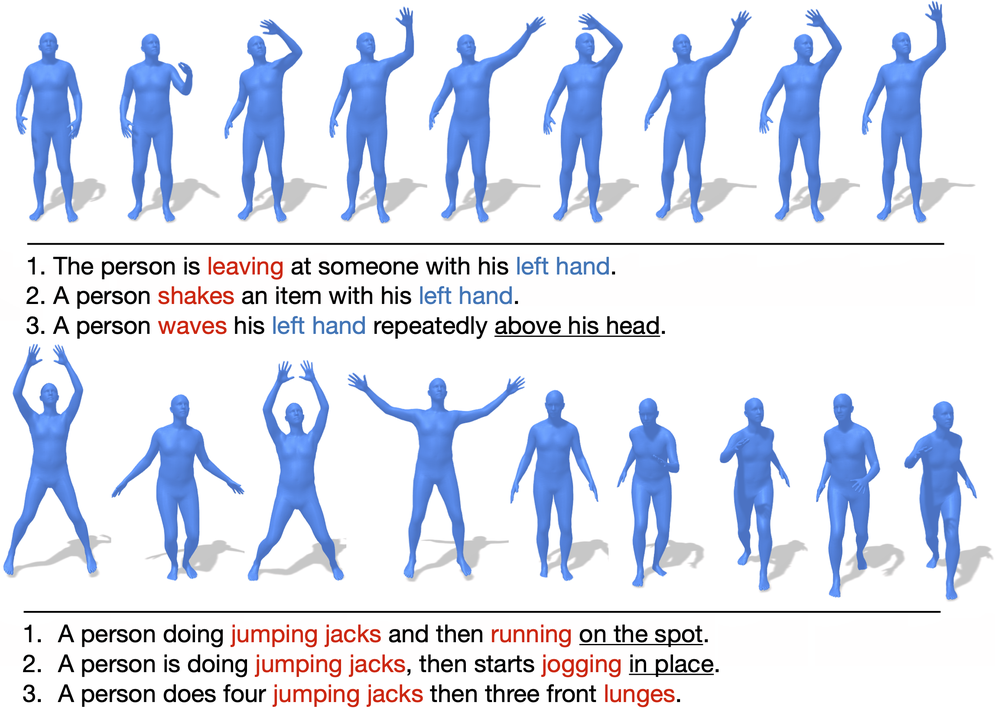
#> input picture backups/HumanML3D_local_backup_20250830_090751/dataset_showcase.png, 995 x 709 px, shrunk from 2296 x 1635 before the run
$ python -i _canny.py   (imports and definitions only)
#> lines starting #> are read from the running program, lines starting #| are printed output that depends on the picture
"""
canny.py - Canny Edge detector

Reference: Canny, J., A Computational Approach To Edge Detection, IEEE Trans.
    Pattern Analysis and Machine Intelligence, 8:679-714, 1986
"""

import numpy as np
import scipy.ndimage as ndi

from ...........................................................util.dtype import dtype_limits
from ..........................................................._shared.filters import gaussian
from ..........................................................._shared.utils import _supported_float_type, check_nD
from ....................................................._canny_cy import _nonmaximum_suppression_bilinear


# [84 lines left out: function _preprocess, not called in this run]


def canny(
    image,
    sigma=1.0,
    low_threshold=None,
    high_threshold=None,
    mask=None,
    use_quantiles=False,
    *,
    mode='constant',
    cval=0.0,
):
    """Edge filter an image using the Canny algorithm.

    Parameters
    ----------
    image : 2D array
        Grayscale input image to detect edges on; can be of any dtype.
    sigma : float, optional
        Standard deviation of the Gaussian filter.
    low_threshold : float, optional
        Lower bound for hysteresis thresholding (linking edges).
        If None, low_threshold is set to 10% of dtype's max.
    high_threshold : float, optional
        Upper bound for hysteresis thresholding (linking edges).
        If None, high_threshold is set to 20% of dtype's max.
    mask : array, dtype=bool, optional
        Mask to limit the application of Canny to a certain area.
    use_quantiles : bool, optional
        If ``True`` then treat low_threshold and high_threshold as
        quantiles of the edge magnitude image, rather than absolute
        edge magnitude values. If ``True`` then the thresholds must be
        in the range [0, 1].
    mode : str, {'reflect', 'constant', 'nearest', 'mirror', 'wrap'}
        The ``mode`` parameter determines how the array borders are
        handled during Gaussian filtering, where ``cval`` is the value when
        mode is equal to 'constant'.
    cval : float, optional
        Value to fill past edges of input if `mode` is 'constant'.

    Returns
    -------
    output : 2D array (image)
        The binary edge map.

    See also
    --------
    skimage.filters.sobel

    Notes
    -----
    The steps of the algorithm are as follows:

    * Smooth the image using a Gaussian with ``sigma`` width.

    * Apply the horizontal and vertical Sobel operators to get the gradients
      within the image. The edge strength is the norm of the gradient.

    * Thin potential edges to 1-pixel wide curves. First, find the normal
      to the edge at each point. This is done by looking at the
      signs and the relative magnitude of the X-Sobel and Y-Sobel
      to sort the points into 4 categories: horizontal, vertical,
      diagonal and antidiagonal. Then look in the normal and reverse
      directions to see if the values in either of those directions are
      greater than the point in question. Use interpolation to get a mix of
      points instead of picking the one that's the closest to the normal.

    * Perform a hysteresis thresholding: first label all points above the
      high threshold as edges. Then recursively label any point above the
      low threshold that is 8-connected to a labeled point as an edge.

    References
    ----------
    .. [1] Canny, J., A Computational Approach To Edge Detection, IEEE Trans.
           Pattern Analysis and Machine Intelligence, 8:679-714, 1986
           :DOI:`10.1109/TPAMI.1986.4767851`
    .. [2] William Green's Canny tutorial
           https://en.wikipedia.org/wiki/Canny_edge_detector

    Examples
    --------
    >>> from skimage import feature
    >>> rng = np.random.default_rng()
    >>> # Generate noisy image of a square
    >>> im = np.zeros((256, 256))
    >>> im[64:-64, 64:-64] = 1
    >>> im += 0.2 * rng.random(im.shape)
    >>> # First trial with the Canny filter, with the default smoothing
    >>> edges1 = feature.canny(im)
    >>> # Increase the smoothing for better results
    >>> edges2 = feature.canny(im, sigma=3)

    """

    # Regarding masks, any point touching a masked point will have a gradient
    # that is "infected" by the masked point, so it's enough to erode the
    # mask by one and then mask the output. We also mask out the border points
    # because who knows what lies beyond the edge of the image?

    if np.issubdtype(image.dtype, np.int64) or np.issubdtype(image.dtype, np.uint64):
        raise ValueError("64-bit integer images are not supported")

    check_nD(image, 2)
    dtype_max = dtype_limits(image, clip_negative=False)[1]

    if low_threshold is None:
        low_threshold = 0.1
    elif use_quantiles:
        if not (0.0 <= low_threshold <= 1.0):
            raise ValueError("Quantile thresholds must be between 0 and 1.")
    else:
        low_threshold /= dtype_max

    if high_threshold is None:
        high_threshold = 0.2
    elif use_quantiles:
        if not (0.0 <= high_threshold <= 1.0):
            raise ValueError("Quantile thresholds must be between 0 and 1.")
    else:
        high_threshold /= dtype_max

    if high_threshold < low_threshold:
        raise ValueError("low_threshold should be lower then high_threshold")

    # Image filtering
    smoothed, eroded_mask = _preprocess(image, mask, sigma, mode, cval)

    # Gradient magnitude estimation
    jsobel = ndi.sobel(smoothed, axis=1)
    isobel = ndi.sobel(smoothed, axis=0)
    magnitude = isobel * isobel
    magnitude += jsobel * jsobel
    np.sqrt(magnitude, out=magnitude)

    if use_quantiles:
        low_threshold, high_threshold = np.percentile(
            magnitude, [100.0 * low_threshold, 100.0 * high_threshold]
        )

    # Non-maximum suppression
    low_masked = _nonmaximum_suppression_bilinear(
        isobel, jsobel, magnitude, eroded_mask, low_threshold
    )

    # Double thresholding and edge tracking
    #
    # Segment the low-mask, then only keep low-segments that have
    # some high_mask component in them
    #
    low_mask = low_masked > 0
    strel = np.ones((3, 3), bool)
    labels, count = ndi.label(low_mask, strel)
    if count == 0:
        return low_mask

    high_mask = low_mask & (low_masked >= high_threshold)
    nonzero_sums = np.unique(labels[high_mask])
    good_label = np.zeros((count + 1,), bool)
    good_label[nonzero_sums] = True
    output_mask = good_label[labels]
    return output_mask

>>> import cv2
>>> picture = cv2.imread('../../backups/HumanML3D_local_backup_20250830_090751/dataset_showcase.png', cv2.IMREAD_GRAYSCALE)
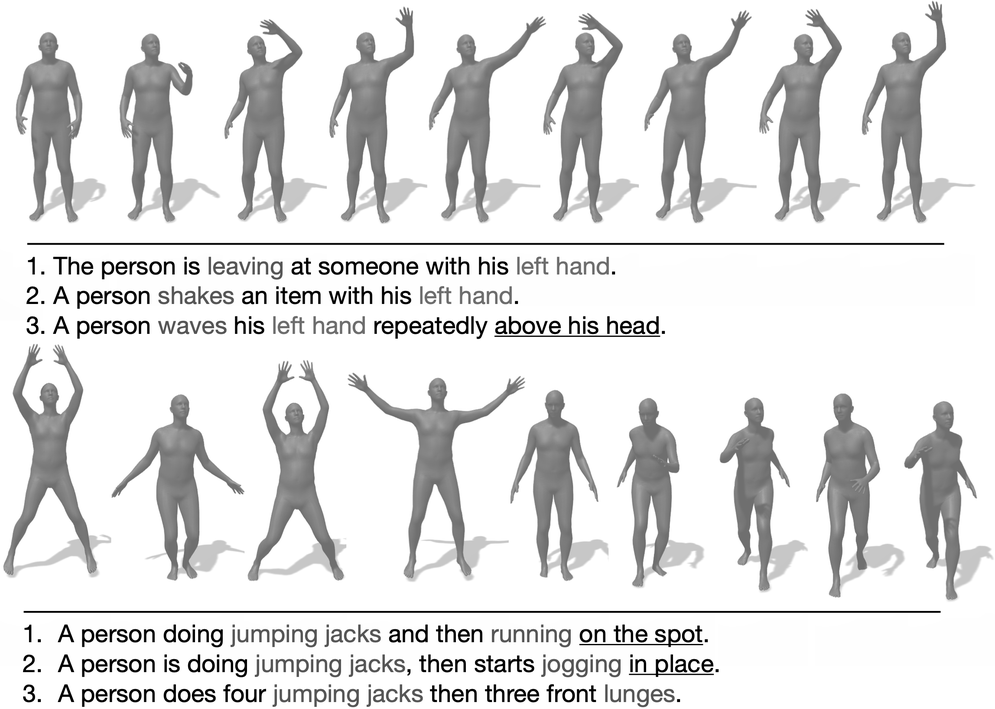
#> picture: shape (709, 995); min 0, max 255, mean 224.7
>>> result = canny(picture)
#> (the run stopped early here; a loop or call above may not have finished)
